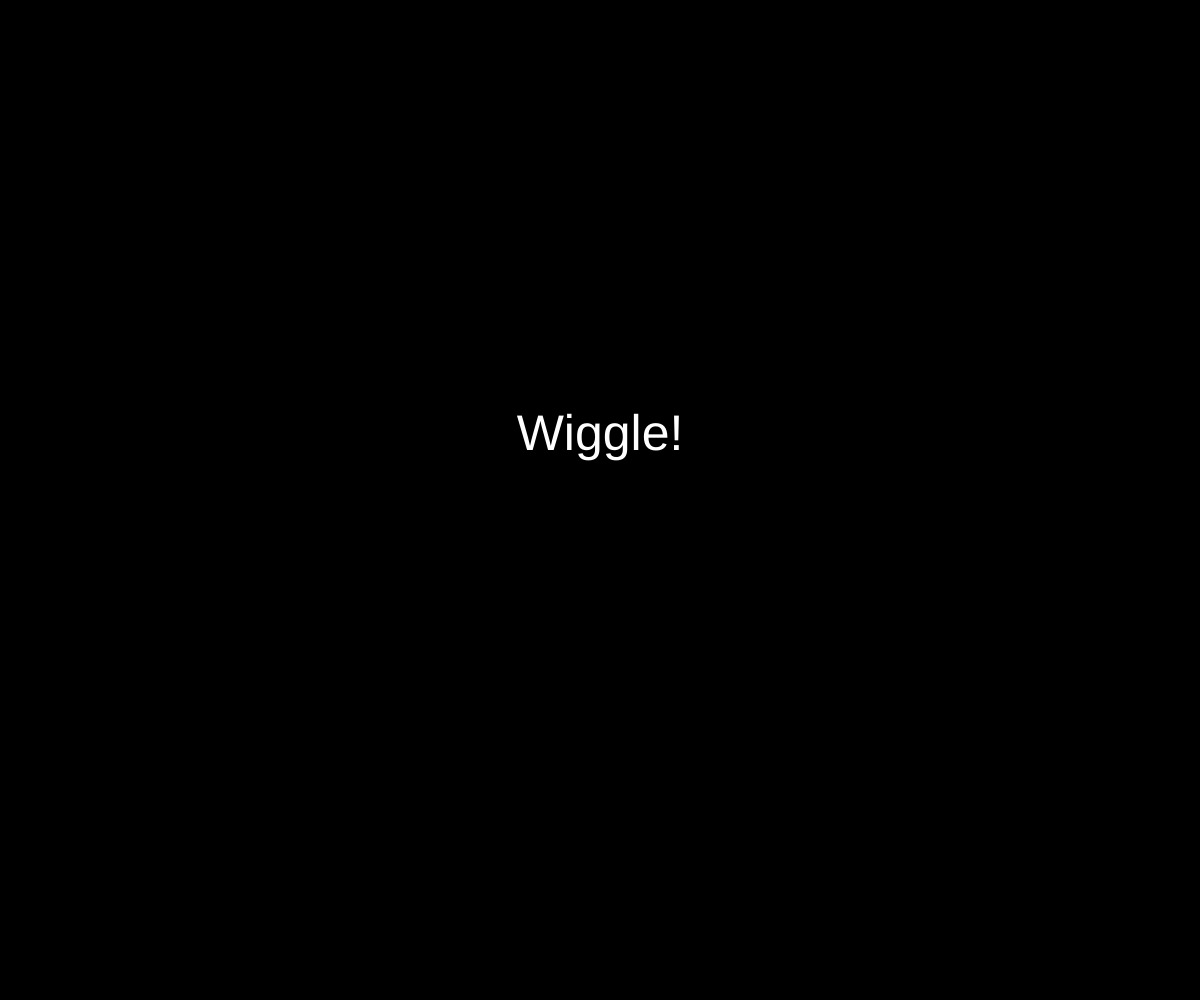
Frame 1 (no input)
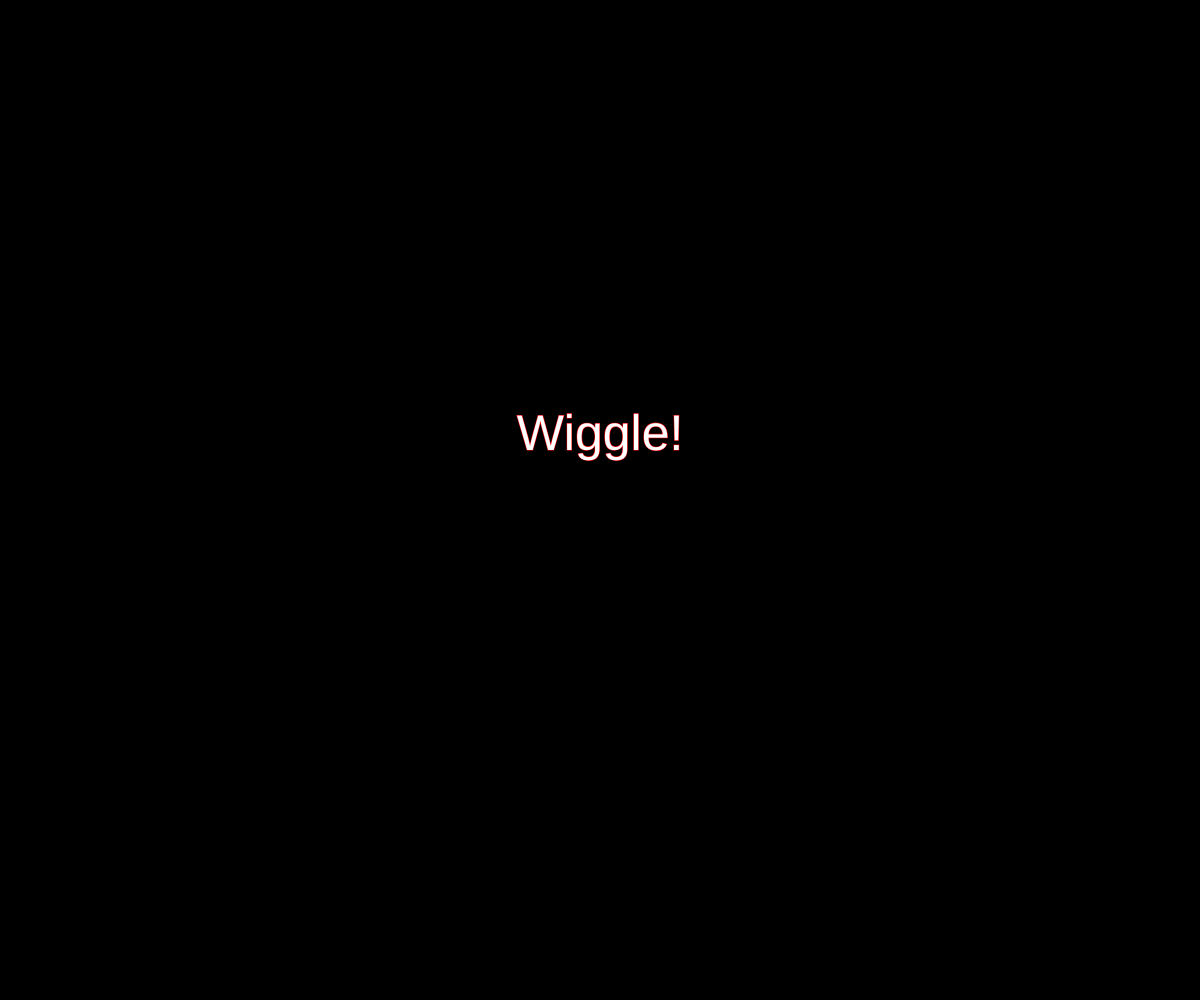
Frame 60 (no input)
Frame 120 (the mouse pressed at the canvas centre since frame 60): identical to frame 60, image omitted

The p5.js sketch that drew these frames (run headless with seeded random() and noise() and a simulated clock; from frame 60 on, the mouse is pressed at the canvas centre):

// p5.js sketch
// ── sketch.js
var value = 0;

function setup() {
  createCanvas(windowWidth,windowHeight);
  setMoveThreshold(5);
}

function draw() {
  background(0);
  fill(255-value*10);
  textAlign(CENTER);
  textSize(50);
  text('Wiggle!',width/2,450);
   for(var j=0;j<=width/250+15;j++){
	for(var i=0;i<=height/50+45;i++){

      var r = random(250);
      if (r<2) {
        fill(value,value,r*50,450);
      } else {
        stroke(r*10,value,value,350);
      }
      rect(j*500,400*j,value);
    }
  }

  if(value>650){
    value=random(120);
  }

}

function deviceMoved() {
  value++;
}
